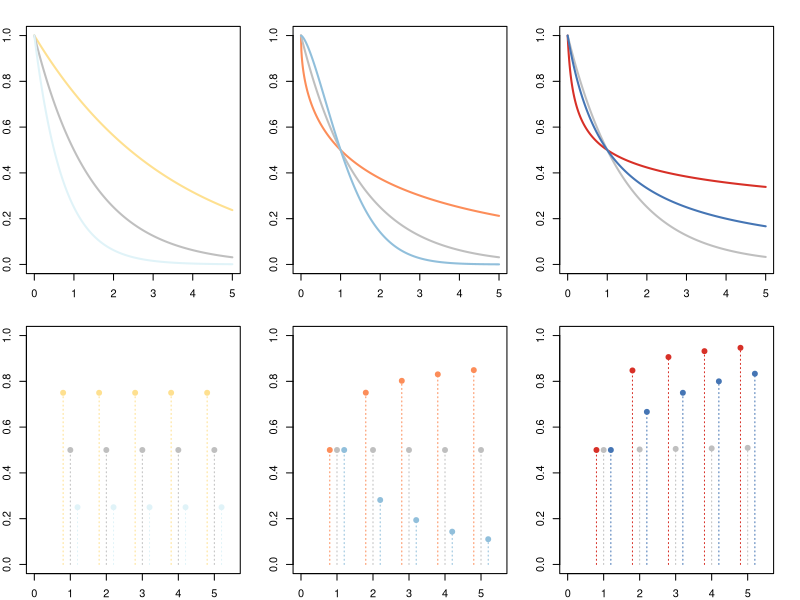
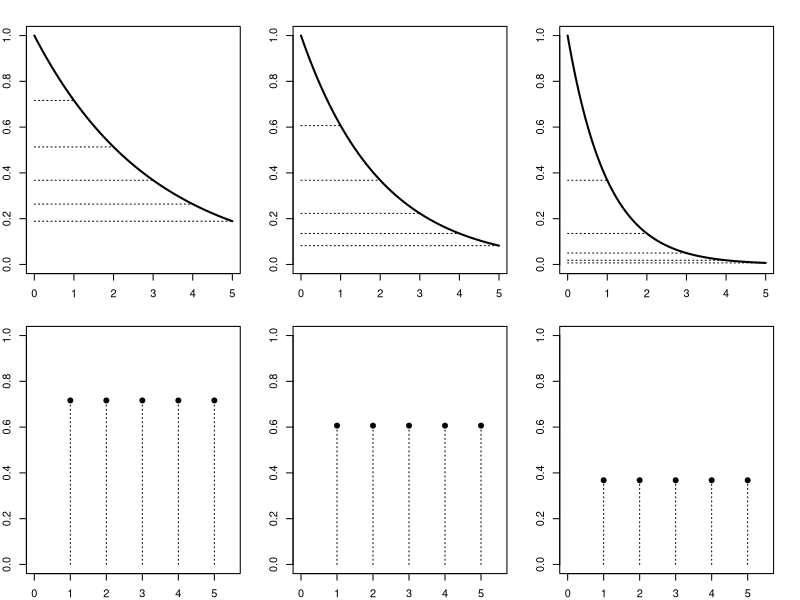
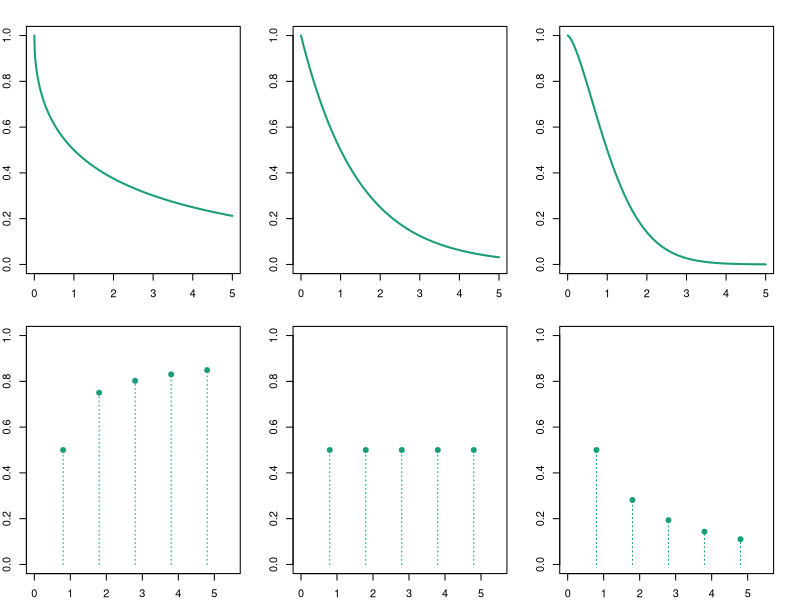
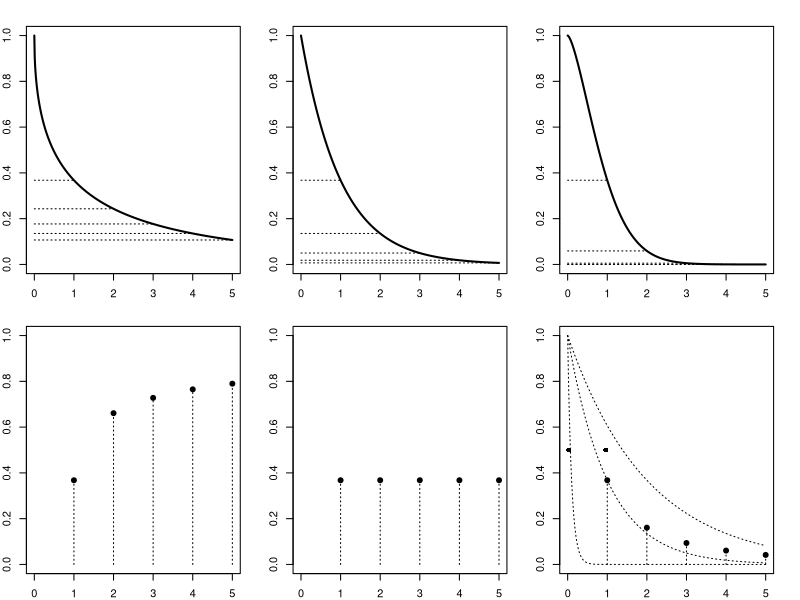

These charts were generated, in order, by the following R code: (Note: this script raises an error after producing the figures.)

exponential <- function(x,lambda){
  return(exp(-x*lambda))
}

weibull <- function(x,shape,scale){
  return(exp(-(x/scale)^shape))
}

c.exp <- function(x,a,b){
  return(1/(1+b*x)^a)
}

all.colors = c("#d73027","#fc8d59","#fee090","gray75","#e0f3f8","#91bfdb","#4575b4")

# -------------------------------------------------------------------
# Exponential; vary annual survival
# -------------------------------------------------------------------
t.max = 5
x=seq(0,t.max,by=.01)

par(mfcol=c(2,3),mar=c(2,2,2,2))
p.annual.vec = c(3/4,1/2,1/4)
colors=all.colors[c(3,4,5)]
offset = c(-.2,0,.2)

plot(NA,NA,type='n',ylim=c(0,1),xlim=c(0,t.max),xlab='',ylab='')
for(i in 1:3){
  p.annual = p.annual.vec[i]
  p.surv = ((p.annual)^(1:t.max))/((p.annual)^(0:(t.max-1)))
  y=exponential(x,lambda=-log(p.annual))
  lines(x,y,lwd=2,col=colors[i])
  #segments(x0=0,x1=1:t.max,y0=(p.annual)^(1:t.max),lty='dotted')
}

plot(NA,NA,type='n',xlim=c(0,t.max+.5),ylim=c(0,1),xlab='',ylab='')
for(i in 1:3){
  p.annual = p.annual.vec[i]
  p.surv = ((p.annual)^(1:t.max))/((p.annual)^(0:(t.max-1)))
  segments(x0=1:t.max+offset[i],y0=0,y1=p.surv,lty='dotted',col=colors[i])
  points(x=1:t.max+offset[i],y=p.surv,pch=19,col=colors[i])
}

# -------------------------------------------------------------------
# Weibull; p = 1/2
# vary shape and scale together
# -------------------------------------------------------------------
sol = function(x){
  return(1/(-log(.5))^(1/x))
}
wb.df = data.frame(scale = c(sol(.5),sol(1),sol(1.5)),shape=c(.5,1,1.5))
#par(mfcol=c(2,1),mar=c(2,2,2,2))

colors=all.colors[c(2,4,6)]
offset = c(-.2,0,.2)

tmp=wb.df

plot(NA,NA,type='n',ylim=c(0,1),xlim=c(0,t.max),xlab='',ylab='')
for(j in 1:3){
  y=weibull(x,shape=tmp$shape[j],scale=tmp$scale[j])
  lines(x,y,lwd=2,col=colors[j])
}

plot(NA,NA,type='n',xlim=c(0,t.max+.5),ylim=c(0,1),xlab='',ylab='')
for(j in 1:3){
  p.annual=weibull(1:t.max,shape=tmp$shape[j],scale=tmp$scale[j])
  p.surv = p.annual[1:t.max]/c(1,p.annual[1:(t.max-1)])
  segments(x0=1:t.max+offset[j],y0=0,y1=p.surv,lty='dotted',col=colors[j])
  points(x=1:t.max+offset[j],y=p.surv,pch=19,col=colors[j])
}

# -------------------------------------------------------------------
# Continuous exponential; p = 1/2
# vary shape and scale together
# -------------------------------------------------------------------
sol = function(x,p=1/2){
  return((1/p)^(1/x)-1)
}
ce.df = data.frame(a=c(.25,100,1),b = c(sol(.25),sol(100),sol(1)))
#par(mfcol=c(2,1),mar=c(2,2,2,2))

colors=all.colors[c(1,4,7)]
offset = c(-.2,0,.2)

tmp=ce.df

plot(NA,NA,type='n',ylim=c(0,1),xlim=c(0,t.max),xlab='',ylab='')
for(j in 1:3){
  y=c.exp(x,a=tmp$a[j],b=tmp$b[j])
  lines(x,y,lwd=2,col=colors[j])
}

plot(NA,NA,type='n',xlim=c(0,t.max+.5),ylim=c(0,1),xlab='',ylab='')
for(j in 1:3){
  p.annual=c.exp(1:t.max,a=tmp$a[j],b=tmp$b[j])
  p.surv = p.annual[1:t.max]/c(1,p.annual[1:(t.max-1)])
  segments(x0=1:t.max+offset[j],y0=0,y1=p.surv,lty='dotted',col=colors[j])
  points(x=1:t.max+offset[j],y=p.surv,pch=19,col=colors[j])
}


# -------------------------------------------------------------------
# Multipanel exponential
# -------------------------------------------------------------------
t.max = 5
x=seq(0,t.max,by=.01)

par(mfcol=c(2,3),mar=c(2,2,2,2))
scale.vec = c(3,2,1)
for(i in 1:3){
  
  plot(NA,NA,type='n',ylim=c(0,1),xlim=c(0,t.max),xlab='',ylab='')
  y=weibull(x,shape=1,scale=scale.vec[i])
  lines(x,y,col='black',lwd=2)
  p.annual=weibull(1:t.max,shape=1,scale=scale.vec[i])
  p.surv = p.annual[1:t.max]/c(1,p.annual[1:(t.max-1)])
  segments(x0=0,x1=1:t.max,y0=p.annual,lty='dotted')
  
  plot(NA,NA,type='n',xlim=c(0,t.max+.5),ylim=c(0,1),xlab='',ylab='')
  segments(x0=1:t.max,y0=0,y1=p.surv,lty='dotted')
  points(x=1:t.max,y=p.surv,pch=19)
}

t.max = 5
x=seq(0,t.max,by=.01)

sol = function(x){
  return(1/(-log(.5))^(1/x))
}
sol(1)

# -------------------------------------------------------------------
# Multipanel Weibull
# -------------------------------------------------------------------
wb.df=expand.grid(scale=c(-1/(log(1/2))),shape=c(1,1,1))
wb.df = data.frame(scale = c(sol(.5),sol(1),sol(1.5)),shape=c(.5,1,1.5))
par(mfcol=c(2,3),mar=c(2,2,2,2))
colors=c("#1b9e77","#d95f02","#7570b3")
offset = c(-.2,0,.2)
for(i in 1:3){
  
  tmp=wb.df[wb.df$scale==unique(wb.df$scale)[i],]
  
  plot(NA,NA,type='n',ylim=c(0,1),xlim=c(0,t.max),xlab='',ylab='')
  for(j in 1:3){
    y=weibull(x,shape=tmp$shape[j],scale=tmp$scale[j])
    lines(x,y,lwd=2,col=colors[j])
  }
  
  plot(NA,NA,type='n',xlim=c(0,t.max+.5),ylim=c(0,1),xlab='',ylab='')
  for(j in 1:3){
    p.annual=weibull(1:t.max,shape=tmp$shape[j],scale=tmp$scale[j])
    p.surv = p.annual[1:t.max]/c(1,p.annual[1:(t.max-1)])
    segments(x0=1:t.max+offset[j],y0=0,y1=p.surv,lty='dotted',col=colors[j])
    points(x=1:t.max+offset[j],y=p.surv,pch=19,col=colors[j])
  }
}







par(mfcol=c(2,3),mar=c(2,2,2,2))
shape.vec = c(.5,1,1.5)
for(i in 1:3){

  plot(NA,NA,type='n',ylim=c(0,1),xlim=c(0,t.max),xlab='',ylab='')
  y=weibull(x,shape=shape.vec[i],scale=1)
  lines(x,y,col='black',lwd=2)
  p.annual=weibull(1:t.max,shape=shape.vec[i],scale=1)
  p.surv = p.annual[1:t.max]/c(1,p.annual[1:(t.max-1)])
  segments(x0=0,x1=1:t.max,y0=p.annual,lty='dotted')
  
  plot(NA,NA,type='n',xlim=c(0,t.max),ylim=c(0,1),xlab='',ylab='')
  segments(x0=1:t.max,y0=0,y1=p.surv,lty='dotted')
  points(x=1:t.max,y=p.surv,pch=19)
}



y=weibull(x,shape=1,scale=1)
lines(x,y,col='black',lty='dotted')
y=weibull(x,shape=1,scale=.1)
lines(x,y,col='black',lty='dotted')
y=weibull(x,shape=1,scale=2)
lines(x,y,col='black',lty='dotted')

points((-log(.5))^(1/.1),.5,pch=16)
points((-log(.5))^(1/10),.5,pch=16)

#abline(v=1)

## PLOT 2

par(mfrow=c(1,2))
x=seq(0,10,by=.01)
plot(x,y,type='n',ylim=c(0,1))
y=exponential(x,lambda=1)
lines(x,y,col='red')

y=weibull(x,shape=1,scale=1)
lines(x,y,col='black',lty='dotted')

y=weibull(x,shape=1,scale=2)
lines(x,y,col='black',lty='dotted')

y=weibull(x,shape=1,scale=.5)
lines(x,y,col='black',lty='dotted')

plot(x,y,type='n',ylim=c(0,1))
y=exponential(x,lambda=1)
lines(x,y,col='red')

y=weibull(x,shape=.5,scale=1)
lines(x,y,col='black',lty='dashed')

y=weibull(x,shape=.5,scale=2)
lines(x,y,col='black',lty='dashed')

y=weibull(x,shape=.5,scale=.5)
lines(x,y,col='black',lty='dashed')


A=matrix(c(0,0,0,
           1,0,0,
           1,0,0,
           1,1,0,
           1,1,0,
           1,1,1),nrow=6,byrow=TRUE)
g = c(.5,.5,.5)
((1-g[1])^A[,1])*((1-g[2])^(A[,2]))*((1-g[3])^(A[,3]))


### GERMINATION
par(mfrow=c(1,3))
A=matrix(c(0,0,0,
           1,0,0,
           1,0,0,
           1,1,0,
           1,1,0,
           1,1,1),nrow=6,byrow=TRUE)

g = c(.2,.2,.2)

weibull <- function(x,shape,scale){
  return(exp(-(x/scale)^shape))
}

t<-c(3,12,15,24,27,36)
y<-((1-g[1])^A[,1])*((1-g[2])^(A[,2]))*((1-g[3])^(A[,3]))

plot(t,y,pch=16,ylim=c(0,1))

y<-((1-g[1])^A[,1])*((1-g[2])^(A[,2]))*((1-g[3])^(A[,3]))*weibull(t,1,36)
points(t,y,pch=1,ylim=c(0,1))
#lines(t,weibull(t,1,36))

par(mfrow=c(1,1))
g = c(.1,.1,.1)
y<-((1-g[1])^A[,1])*((1-g[2])^(A[,2]))*((1-g[3])^(A[,3]))*weibull(t,.25,36)

plot(t,y,pch=16,ylim=c(0,1))

g = c(.1,.2,.3)
y<-((1-g[1])^A[,1])*((1-g[2])^(A[,2]))*((1-g[3])^(A[,3]))*weibull(t,.25,36)
points(t,y,pch=16,col='red')

g = c(.1,.05,.025)
y<-((1-g[1])^A[,1])*((1-g[2])^(A[,2]))*((1-g[3])^(A[,3]))*weibull(t,.25,36)
points(t,y,pch=16,col='green')

